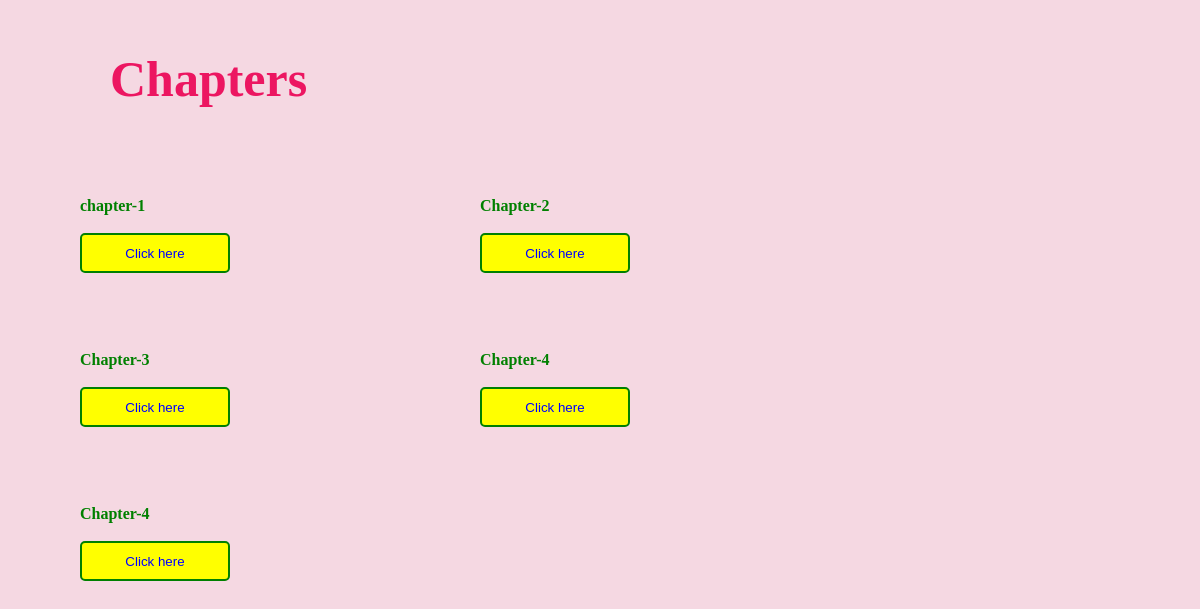
The app's page /chapters.php?ID=6 with its own data.
### tables this page shows
CREATE TABLE `chapters` (
  `ID` int(10) NOT NULL,
  `Col_ID` int(11) NOT NULL,
  `Name` varchar(100) NOT NULL,
  `file_name` varchar(50) NOT NULL
);

### chapters.php (the view, shortened to what this page needs)
<html>
<head>
</head>
 <body>
    <div class='b2'>
        <?php
        echo "<h2> Chapters</h2>";
            $connect = new mysqli("localhost","root","","offers");
            $query = "select * from chapters where Col_ID=".$_GET['ID'];
            $result = $connect->query($query);
            while($row = $result->fetch_assoc()){
                echo "<div class='chapter'>";
                echo "<br/>";
                echo "<b>".$row['Name']."</b>";
                echo "<br/>";
                echo "<br/>";
                echo "<a href='Chapters/".$row['file_name']."'><button>Click here</button></a>";
                echo "</div>";
            }
        ?>
    </div>
 </body>
</html>

### chapters.php (style rules this page uses)
h2 { color:rgb(236, 22, 97); font-size:50px; margin-left:100px; }
body { background-color:rgb(245, 216, 226); }
.b2 { z-index:2; position:absolute; left:10px; }
.chapter { border-bottom-left-radius: 05px; border-bottom-right-radius:05px; border-top-right-radius: 05px; border-top-left-radius: 05px; padding:20px; width:300px; display:inline-block; margin:10px; margin-left:50px; text-decoration:none; color:green; }
button { width: 150px; height:40px; border-bottom-left-radius: 05px; border-bottom-right-radius:05px; border-top-right-radius: 05px; border-top-left-radius: 05px; color:blue; background-color:yellow; border:2px solid green; }

### records on screen
chapters: Name "chapter-1"
chapters: Name "Chapter-2"
chapters: Name "Chapter-3"
chapters: Name "Chapter-4"
chapters: Name "Chapter-4"
